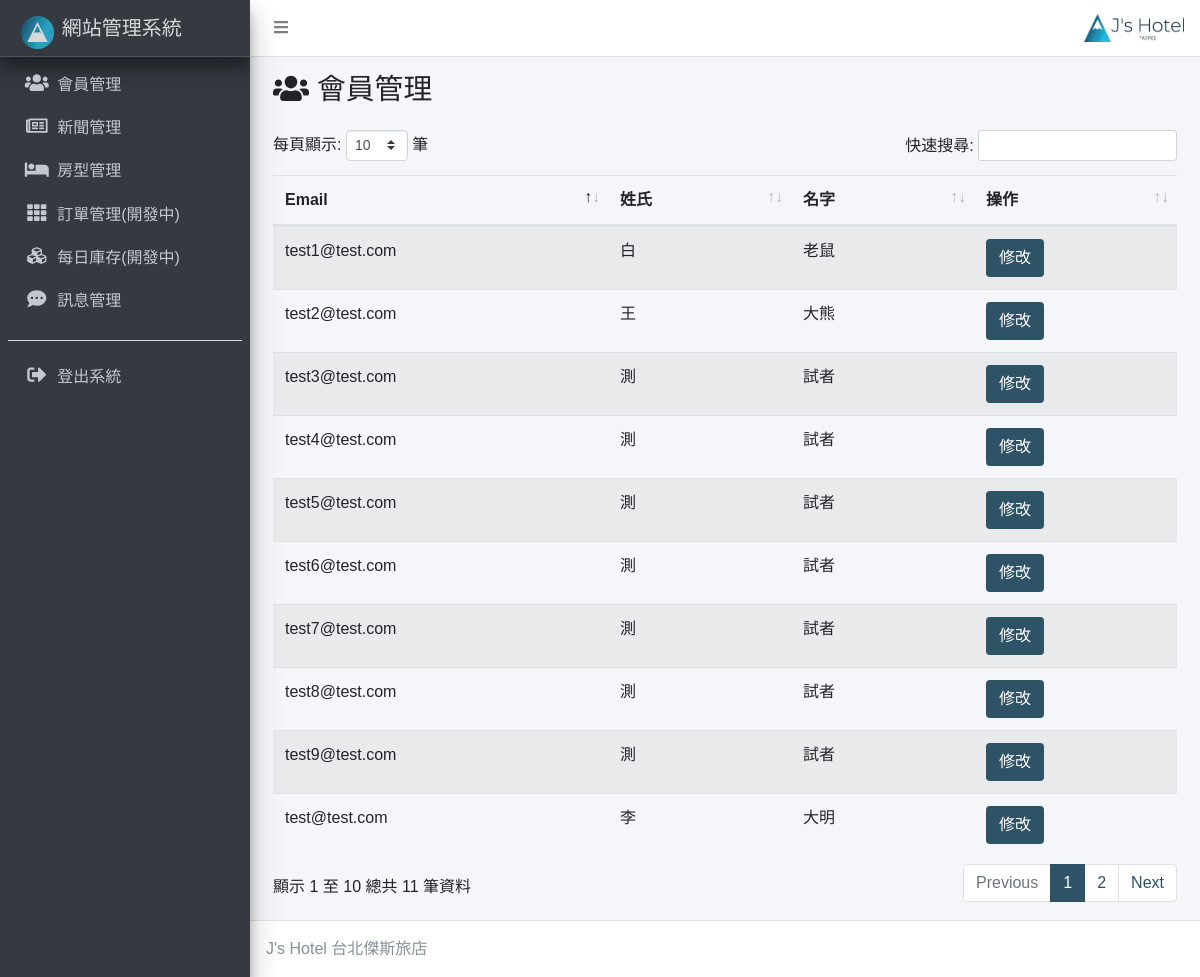
/admin_backend.php (signed in), run on the app's committed database.
### tables this page shows
CREATE TABLE `member` (
  `id` int(10) UNSIGNED NOT NULL,
  `email` varchar(50) NOT NULL,
  `password` varchar(50) NOT NULL,
  `last_name` varchar(10) NOT NULL,
  `first_name` varchar(10) NOT NULL,
  `gender` varchar(1) NOT NULL,
  `birthday` date NOT NULL,
  `phone` varchar(30) NOT NULL,
  `address` varchar(50) NOT NULL
);

### sql.php (called while the page is built, shortened)
<?php
$db = new PDO("mysql:host=127.0.0.1;dbname=project;charset=utf8","root","");
function select($tablename, $where)
{
    global $db;
    $sql = "SELECT * FROM " . $tablename . " where " . $where;
    return $db->query($sql)->fetchAll();
}
?>

### admin_profile.php (the view, shortened to what this page needs)
<!DOCTYPE html>
<html lang="en">
<head>
  <link rel="stylesheet" href="css/bootstrap.css">
  <link rel="stylesheet" href="css/style.css">
  <link rel="stylesheet" href="plugins/fontawsome/css/fontawesome.css">
  <link rel="stylesheet" href="plugins/datatables-bs4/css/dataTables.bootstrap4.css" />
</head>
<body>
  <section class="content-header">
    <div class="container-fluid">
      <div class="row mb-2">
        <div class="col-sm-6">
          <h1><i class="fas fa-users mr-2"></i>會員管理</h1>
        </div>
      </div>
    </div>
  </section>
  <section class="content">
    <div class="container-fluid">
      <table id="profile" class="w-100 table table-striped table-hover row-border">
        <thead>
          <tr>
            <th>Email</th>
            <th>姓氏</th>
            <th>名字</th>
            <th>操作</th>
          </tr>
        </thead>
        <tbody>
          <?php
          $profiles = select('member', '1');
          foreach ($profiles as $person) {
          ?>
            <tr>
              <td><?= $person['email'] ?></td>
              <td><?= $person['last_name'] ?></td>
              <td><?= $person['first_name'] ?></td>
              <td>
                <button class="btn btn-bluegreen" onclick="op(this)">修改</button>
              </td>
            </tr>
          <?php
          }
          ?>
        </tbody>
      </table>
    </div>
  </section>
  <div class="pb-3"></div>
  </div>
</body>
</html>

### css/style.css (style rules this page uses)
html,body { width: 100%; height: 100%; font-family: "Noto Sans TC", sans-serif; }
* { transition: all 0.5s; }
.btn-bluegreen { color: #fff; background-color: #2e5266; }

### data on the page
member: email "test@test.com", last_name "李", first_name "大明"
member: email "test1@test.com", last_name "白", first_name "老鼠"
member: email "test2@test.com", last_name "王", first_name "大熊"
member: email "test3@test.com", last_name "測", first_name "試者"
member: email "test4@test.com", last_name "測", first_name "試者"
member: email "test5@test.com", last_name "測", first_name "試者"
member: email "test6@test.com", last_name "測", first_name "試者"
member: email "test7@test.com", last_name "測", first_name "試者"
member: email "test8@test.com", last_name "測", first_name "試者"
member: email "test9@test.com", last_name "測", first_name "試者"
